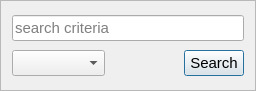
<?xml version="1.0" encoding="UTF-8"?>
<ui version="4.0">
 <class>SearchNode</class>
 <widget class="QFrame" name="SearchNode">
  <property name="geometry">
   <rect>
    <x>0</x>
    <y>0</y>
    <width>256</width>
    <height>91</height>
   </rect>
  </property>
  <property name="minimumSize">
   <size>
    <width>250</width>
    <height>90</height>
   </size>
  </property>
  <property name="maximumSize">
   <size>
    <width>16777215</width>
    <height>91</height>
   </size>
  </property>
  <property name="windowTitle">
   <string>Frame</string>
  </property>
  <property name="frameShape">
   <enum>QFrame::StyledPanel</enum>
  </property>
  <property name="frameShadow">
   <enum>QFrame::Plain</enum>
  </property>
  <layout class="QVBoxLayout" name="verticalLayout">
   <item>
    <layout class="QHBoxLayout" name="horizontalLayout">
     <item>
      <widget class="QLineEdit" name="lineEditSearchCriteria">
       <property name="font">
        <font>
         <pointsize>11</pointsize>
        </font>
       </property>
       <property name="placeholderText">
        <string>search criteria</string>
       </property>
      </widget>
     </item>
    </layout>
   </item>
   <item>
    <layout class="QHBoxLayout" name="horizontalLayout_2">
     <item>
      <widget class="QComboBox" name="comboBoxSearchType">
       <property name="font">
        <font>
         <pointsize>11</pointsize>
        </font>
       </property>
      </widget>
     </item>
     <item>
      <spacer name="horizontalSpacer">
       <property name="orientation">
        <enum>Qt::Horizontal</enum>
       </property>
       <property name="sizeType">
        <enum>QSizePolicy::Fixed</enum>
       </property>
       <property name="sizeHint" stdset="0">
        <size>
         <width>40</width>
         <height>20</height>
        </size>
       </property>
      </spacer>
     </item>
     <item alignment="Qt::AlignRight">
      <widget class="QPushButton" name="pushButtonStartSearch">
       <property name="maximumSize">
        <size>
         <width>60</width>
         <height>16777215</height>
        </size>
       </property>
       <property name="font">
        <font>
         <pointsize>11</pointsize>
        </font>
       </property>
       <property name="text">
        <string>Search</string>
       </property>
       <property name="autoDefault">
        <bool>true</bool>
       </property>
       <property name="default">
        <bool>true</bool>
       </property>
      </widget>
     </item>
    </layout>
   </item>
  </layout>
 </widget>
 <resources/>
 <connections/>
</ui>
